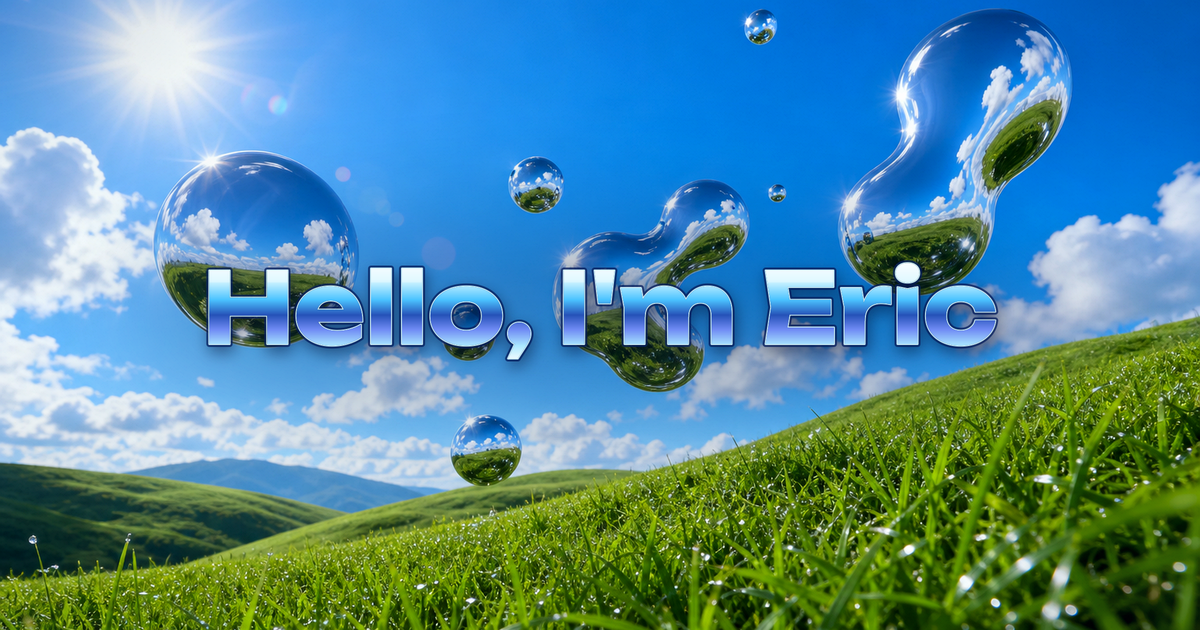
#> input picture app/opengraph-image.png, 1200 x 630 px, given in place of hero-field.png, which was not available
$ python generate-og-image.py
#> lines starting #> are read from the running program, lines starting #| are printed output that depends on the picture; pictures that were not available may be replaced by others from this repository, and a replacement may not be noted
#> in generate, wallpaper is the input picture: PIL image 1200x630 RGB; mean R, G, B 81.9, 138.6, 154.8
#!/usr/bin/env python3
"""Generate the minimal Eric Pastor Open Graph image from local assets."""

from __future__ import annotations

import argparse
from pathlib import Path

from PIL import Image, ImageChops, ImageDraw, ImageEnhance, ImageFilter, ImageFont, ImageOps


ROOT = Path(__file__).resolve().parents[1]
WALLPAPER = ROOT / "public/aero/hero-field.png"
UNBOUNDED = ROOT / "scripts/fonts/Unbounded-Variable.ttf"
WIDTH, HEIGHT = 1200, 630
SCALE = 2
CANVAS_SIZE = (WIDTH * SCALE, HEIGHT * SCALE)
HEADING = "Hello, I'm Eric"


def scaled(value: float) -> int:
    return round(value * SCALE)


def unbounded_bold(size: int) -> ImageFont.FreeTypeFont:
    if not UNBOUNDED.exists():
        raise FileNotFoundError(
            "Missing scripts/fonts/Unbounded-Variable.ttf. "
            "The bundled generation font is licensed under scripts/fonts/OFL.txt."
        )
    typeface = ImageFont.truetype(str(UNBOUNDED), scaled(size))
    typeface.set_variation_by_name("Bold")
    return typeface


def fit_heading(max_width: int) -> ImageFont.FreeTypeFont:
    for size in range(98, 59, -2):
        typeface = unbounded_bold(size)
        bounds = typeface.getbbox(HEADING)
        if bounds[2] - bounds[0] <= scaled(max_width):
            return typeface
    return unbounded_bold(60)


def subtle_vignette(image: Image.Image) -> None:
    mask = Image.new("L", CANVAS_SIZE, 52)
#> mask: PIL image 2400x1260 L; every value is 52
    draw = ImageDraw.Draw(mask)
    draw.ellipse(
        (-scaled(110), -scaled(65), CANVAS_SIZE[0] + scaled(110), CANVAS_SIZE[1] + scaled(105)),
        fill=0,
    )
    mask = mask.filter(ImageFilter.GaussianBlur(scaled(82)))
    shade = Image.new("RGBA", CANVAS_SIZE, (0, 16, 47, 0))
    shade.putalpha(mask)
    image.alpha_composite(shade)


def localized_contrast(image: Image.Image, center: tuple[int, int], text_size: tuple[int, int]) -> None:
    """Add a soft optical falloff behind the type without drawing a visible panel."""
#> called with center = (1200, 622), text_size = (1591, 192)
    halo = Image.new("L", CANVAS_SIZE, 0)
#> halo: PIL image 2400x1260 L; every value is 0
    draw = ImageDraw.Draw(halo)
    width = text_size[0] + scaled(150)
    height = text_size[1] + scaled(105)
    draw.ellipse(
        (
            center[0] - width // 2,
            center[1] - height // 2,
            center[0] + width // 2,
            center[1] + height // 2,
        ),
        fill=76,
    )
    halo = halo.filter(ImageFilter.GaussianBlur(scaled(56)))
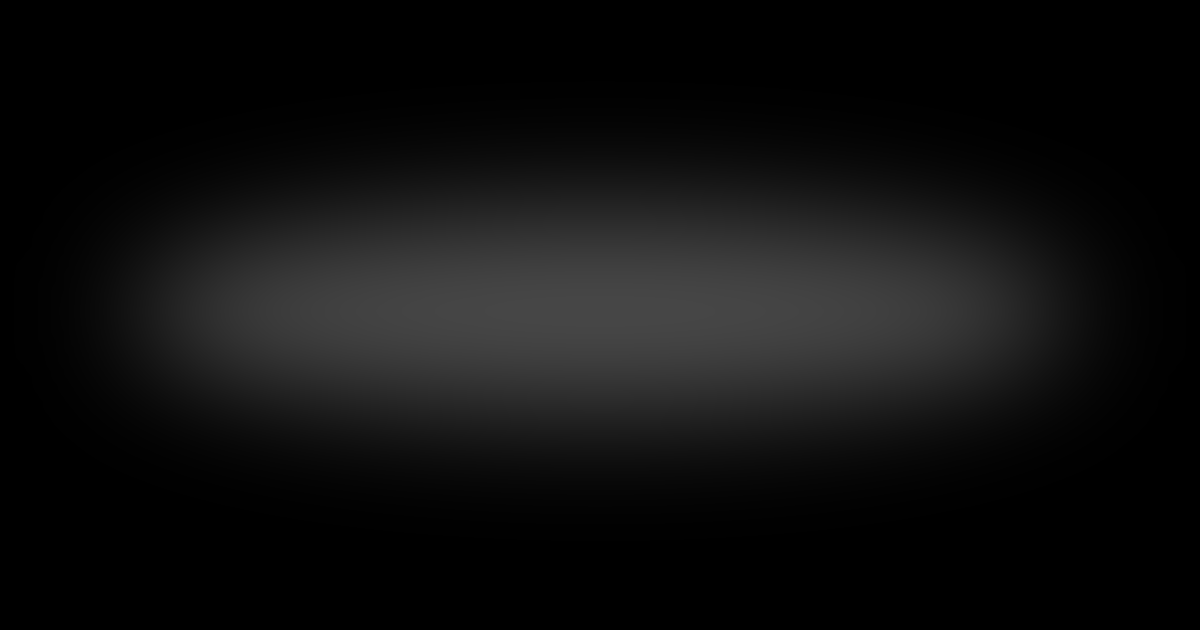
#> halo: PIL image 2400x1260 L (shown at 1/2 size); min 0, max 70, mean 15
    shade = Image.new("RGBA", CANVAS_SIZE, (1, 21, 63, 0))
    shade.putalpha(halo)
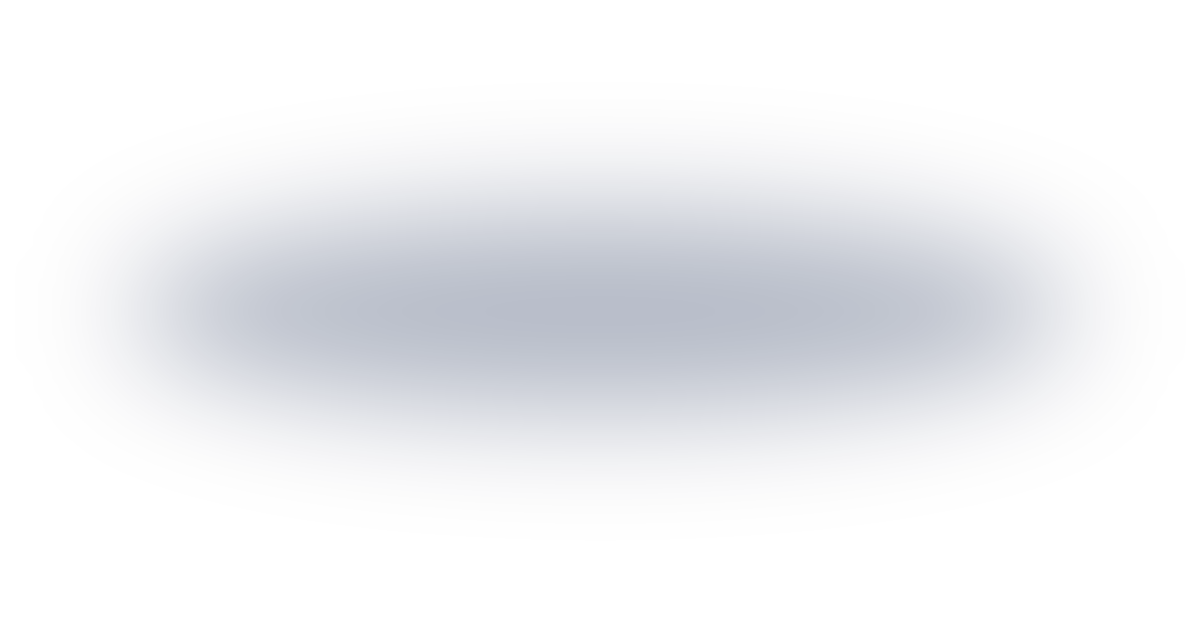
#> shade: PIL image 2400x1260 RGBA (shown at 1/2 size); mean R, G, B, A 1, 21, 63, 15; transparent parts drawn white
    image.alpha_composite(shade)


def chrome_gradient(size: tuple[int, int], top: int, bottom: int) -> Image.Image:
    stops = [
        (0.00, (249, 253, 255, 255)),
        (0.18, (214, 246, 255, 255)),
        (0.38, (75, 195, 255, 255)),
        (0.54, (38, 82, 184, 255)),
        (0.69, (111, 139, 244, 255)),
        (0.86, (171, 232, 255, 255)),
        (1.00, (239, 251, 255, 255)),
    ]
    gradient = Image.new("RGBA", size)
    draw = ImageDraw.Draw(gradient)
    for y in range(size[1]):
        position = max(0, min(1, (y - top) / max(1, bottom - top)))
        left, right = stops[0], stops[-1]
        for index in range(len(stops) - 1):
            if stops[index][0] <= position <= stops[index + 1][0]:
                left, right = stops[index], stops[index + 1]
                break
        amount = (position - left[0]) / max(0.001, right[0] - left[0])
        color = tuple(round(left[1][channel] * (1 - amount) + right[1][channel] * amount) for channel in range(4))
        draw.line((0, y, size[0], y), fill=color)
    return gradient


def draw_heading(image: Image.Image) -> None:
    typeface = fit_heading(max_width=990)
    bounds = typeface.getbbox(HEADING)
    text_width = bounds[2] - bounds[0]
    text_height = bounds[3] - bounds[1]
    center = (CANVAS_SIZE[0] // 2, CANVAS_SIZE[1] // 2 - scaled(4))
    x = center[0] - text_width // 2 - bounds[0]
    y = center[1] - text_height // 2 - bounds[1]

    localized_contrast(image, center, (text_width, text_height))

    fill_mask = Image.new("L", CANVAS_SIZE, 0)
    ImageDraw.Draw(fill_mask).text((x, y), HEADING, font=typeface, fill=255)

    dark_edge = Image.new("L", CANVAS_SIZE, 0)
    ImageDraw.Draw(dark_edge).text(
        (x, y), HEADING, font=typeface, fill=255, stroke_width=scaled(3), stroke_fill=255
    )
    dark_ring = ImageChops.subtract(dark_edge, fill_mask)

    light_edge = Image.new("L", CANVAS_SIZE, 0)
    ImageDraw.Draw(light_edge).text(
        (x, y), HEADING, font=typeface, fill=255, stroke_width=scaled(1.25), stroke_fill=255
    )
    light_ring = ImageChops.subtract(light_edge, fill_mask)
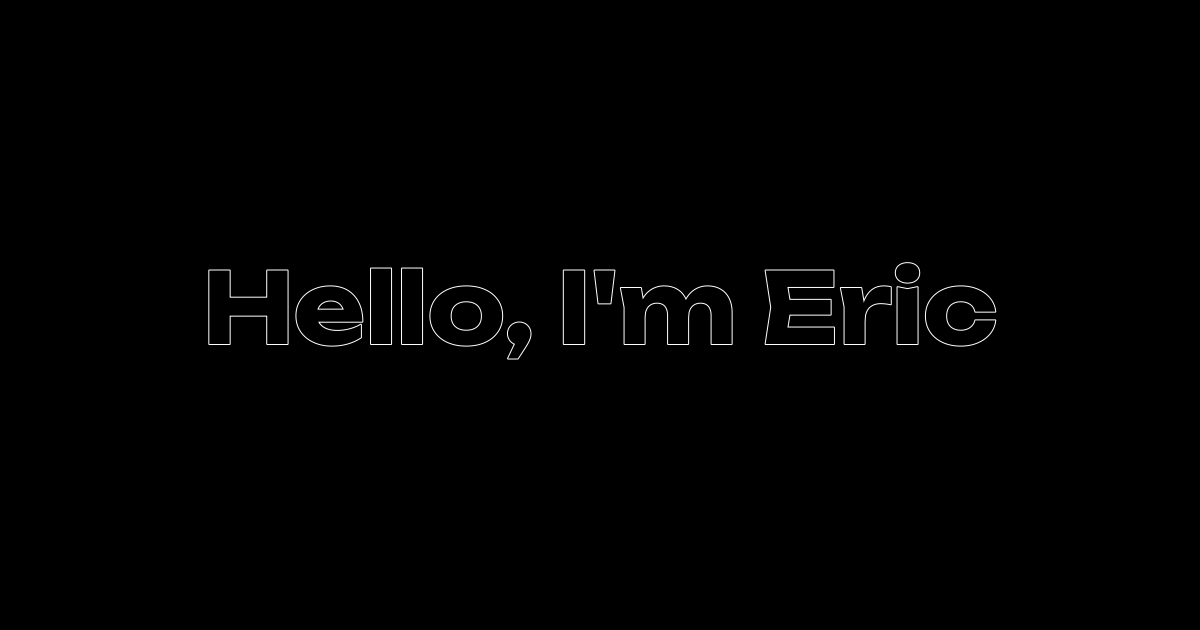
#> light_ring: PIL image 2400x1260 L (shown at 1/2 size); min 0, max 255, mean 1.2

    shadow_mask = dark_edge.filter(ImageFilter.GaussianBlur(scaled(7)))
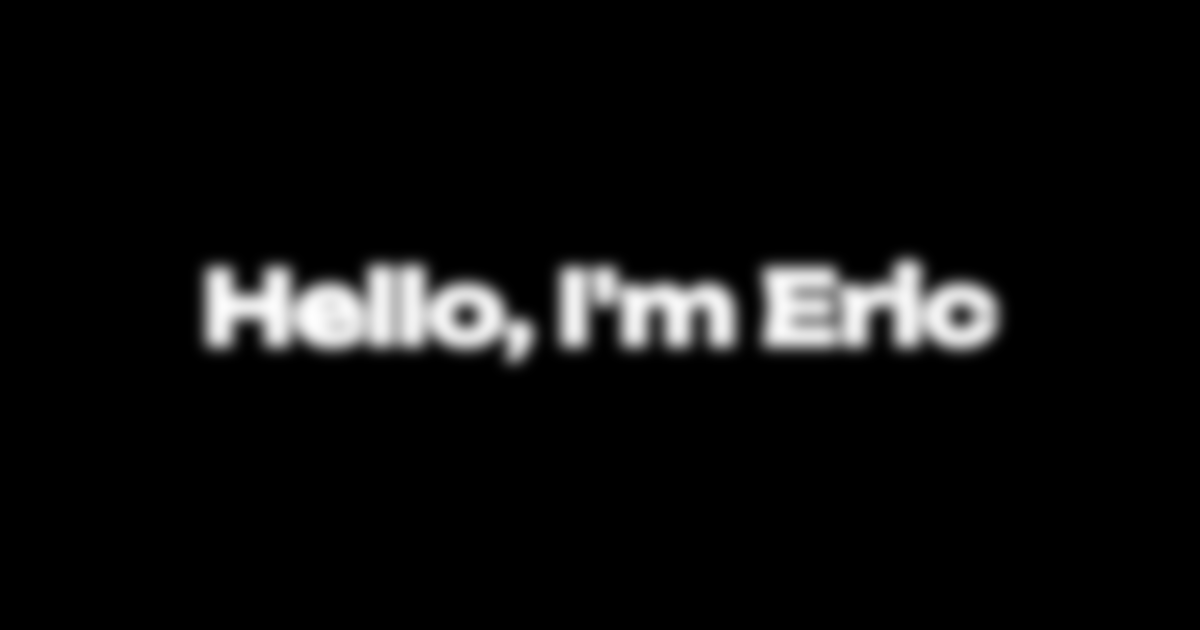
#> shadow_mask: PIL image 2400x1260 L (shown at 1/2 size); min 0, max 254, mean 13
    shadow = Image.new("RGBA", CANVAS_SIZE, (0, 9, 41, 0))
    shadow.putalpha(shadow_mask.point(lambda value: value * 115 // 255))
    image.alpha_composite(shadow, (scaled(2), scaled(6)))

    dark_outline = Image.new("RGBA", CANVAS_SIZE, (6, 31, 94, 0))
    dark_outline.putalpha(dark_ring.point(lambda value: value * 190 // 255))
    image.alpha_composite(dark_outline)

    pale_outline = Image.new("RGBA", CANVAS_SIZE, (215, 248, 255, 0))
    pale_outline.putalpha(light_ring.point(lambda value: value * 235 // 255))
    image.alpha_composite(pale_outline)

    text_gradient = chrome_gradient(
        CANVAS_SIZE,
        top=y + bounds[1],
        bottom=y + bounds[3],
    )
#> in chrome_gradient, `gradient = Image.new("RGBA", size)`: gradient: PIL image 2400x1260 RGBA; every value is 0
    text_gradient.putalpha(fill_mask)
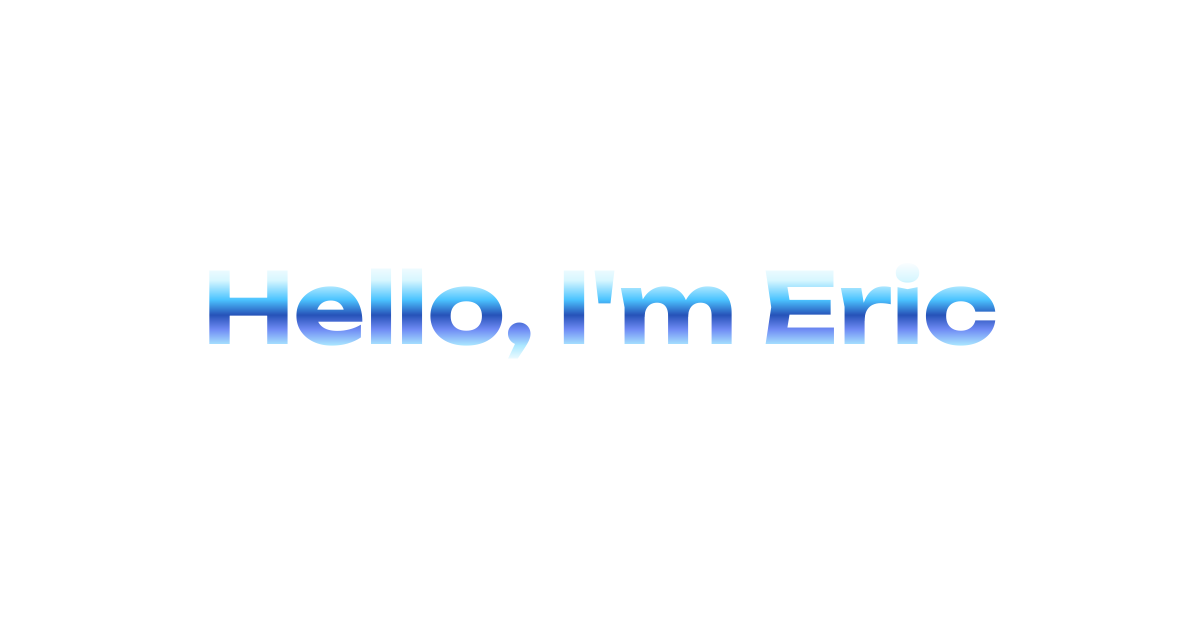
#> text_gradient: PIL image 2400x1260 RGBA (shown at 1/2 size); mean R, G, B, A 228.6, 243, 253.1, 9.3; transparent parts drawn white
    image.alpha_composite(text_gradient)

    # A restrained upper specular pass sharpens the chrome without adding graphics.
    highlight = Image.new("RGBA", CANVAS_SIZE, (255, 255, 255, 0))
    highlight_mask = Image.new("L", CANVAS_SIZE, 0)
    highlight_draw = ImageDraw.Draw(highlight_mask)
    highlight_draw.rectangle(
        (x, y + bounds[1], x + text_width, y + bounds[1] + max(1, text_height // 5)),
        fill=62,
    )
    highlight.putalpha(ImageChops.multiply(fill_mask, highlight_mask))
    image.alpha_composite(highlight)


def generate(output: Path) -> None:
    wallpaper = Image.open(WALLPAPER).convert("RGB")
    wallpaper = ImageOps.fit(
        wallpaper,
        CANVAS_SIZE,
        method=Image.Resampling.LANCZOS,
        centering=(0.5, 0.18),
    )
    wallpaper = ImageEnhance.Color(wallpaper).enhance(1.035)
    wallpaper = ImageEnhance.Contrast(wallpaper).enhance(1.025)
    canvas = wallpaper.convert("RGBA")

    subtle_vignette(canvas)
    draw_heading(canvas)

    final = canvas.convert("RGB").resize((WIDTH, HEIGHT), Image.Resampling.LANCZOS)
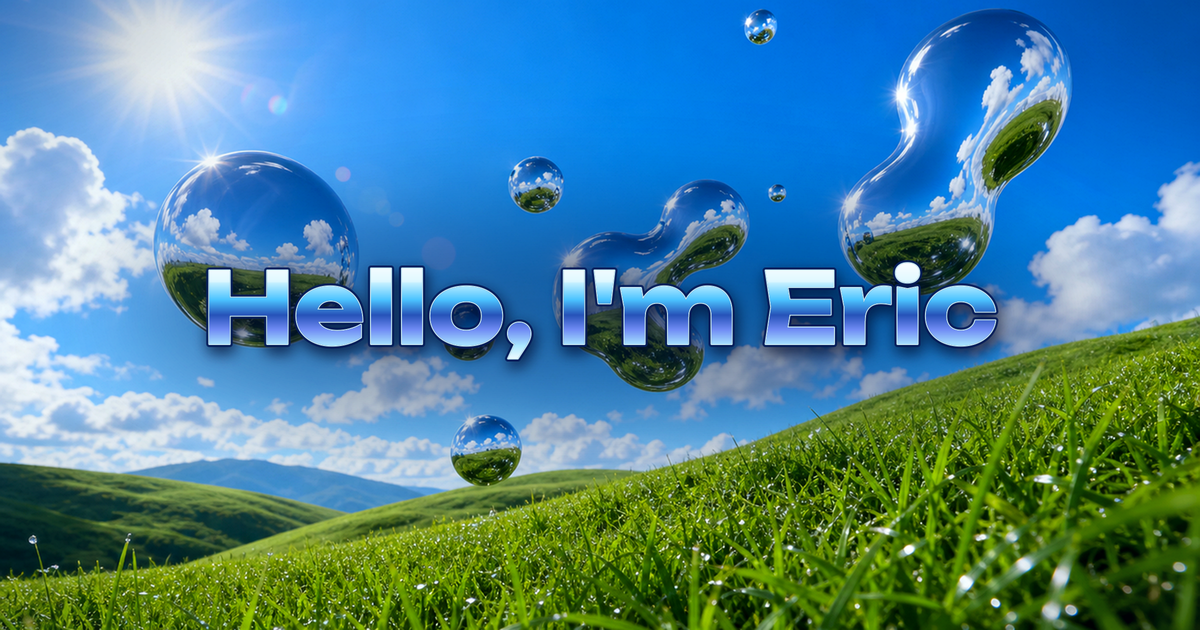
#> final: PIL image 1200x630 RGB; mean R, G, B 75.1, 131.4, 149.1
    final = ImageEnhance.Sharpness(final).enhance(1.04)
    output.parent.mkdir(parents=True, exist_ok=True)
    final.save(output, format="PNG", optimize=True)


if __name__ == "__main__":
    parser = argparse.ArgumentParser()
    parser.add_argument("--output", type=Path, default=ROOT / "app/opengraph-image.png")
    generate(parser.parse_args().output)
